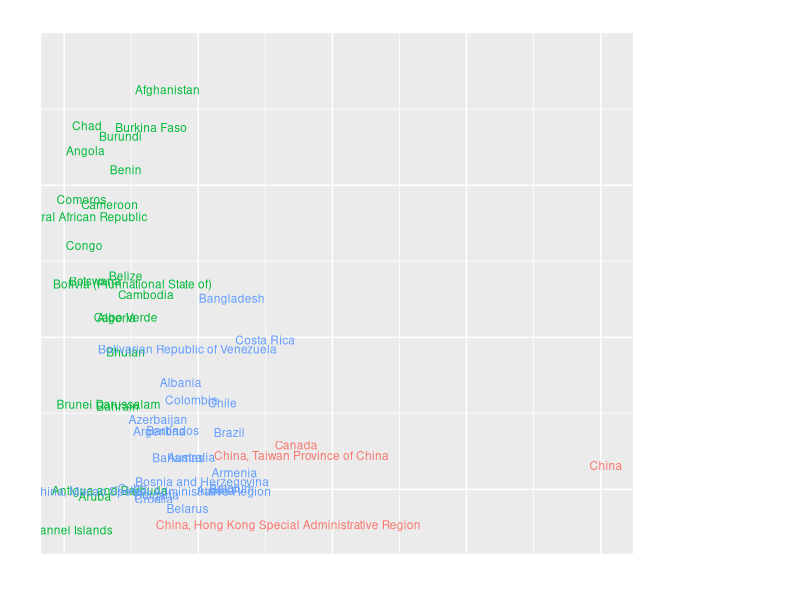

This chart was generated by the following R code: (Note: this script raises an error after producing the figure.)
## ---- chunk 1
library("knitr")
library("ggplot2")
library("tidyverse")
library(openxlsx)
library(tidyverse)
library(lubridate)
library(stats)
library(data.table)
library(gridExtra)
library(class)
library(cluster)
## ---- chunk 2
tfr <- read_csv("tfr_data.csv")
subregion = read_csv("un_subregion.csv")
tfr <- merge(x = tfr, y = subregion[ , -1], by = "ISO.code")
tfr$TimeMid <- as.Date.character(format(date_decimal(tfr$TimeMid), "%Y-%m-%d"))
tfr <- tfr %>% mutate(year = year(TimeMid)) %>% filter(year <= 2016)
# head(tfr)
## ---- chunk 3
df <- tfr %>% select(DataValue, Country.or.area, DataProcessType, RecallLag, DataTypeGroupName,  year, development)
dim(df)

#head(df)
#unique(tfr$development)
## ---- chunk 4
# feature extraction
df_features <- df %>% 
  filter(year >= 2000, year <= 2016) %>% 
  group_by(Country.or.area) %>% 
  summarize(total_pt = sum(n()), 
            average_RL = mean(abs(RecallLag)), 
            average_TFR = mean(DataValue), 
            num_Census = mean(DataProcessType == "Census"), 
            num_Survey = mean(DataProcessType == "Survey"), 
            num_Estimate = mean(DataProcessType == "Estimate"), 
            num_Register = mean(DataProcessType == "Register"), 
            num_SRS = mean(DataProcessType == "SRS"), 
            num_Panel = mean(DataProcessType == "Panel"), 
            num_PES = mean(DataProcessType == "PES"), 
            num_Indirect = mean(DataTypeGroupName == "Indirect"), 
            num_Direct = mean(DataTypeGroupName == "Direct"), 
            num_UN = mean(DataTypeGroupName == "UN computed"), 
            num_Unknown = mean(DataTypeGroupName == "Unknown"), 
            num_Undefined = mean(DataTypeGroupName == "Undefined"))

df_features <- df%>% group_by(Country.or.area) %>% summarize(total_pt = sum(n()), average_RL = mean(abs(RecallLag)), average_TFR = mean(DataValue), num_Census = sum(DataProcessType == "Census"), num_Survey = sum(DataProcessType == "Survey"), num_Estimate = sum(DataProcessType == "Estimate"), num_Register = sum(DataProcessType == "Register"), num_SRS = sum(DataProcessType == "SRS"), num_Panel = sum(DataProcessType == "Panel"), num_PES = sum(DataProcessType == "PES"), num_Indirect = sum(DataTypeGroupName == "Indirect"), num_Direct = sum(DataTypeGroupName == "Direct"), num_UN = sum(DataTypeGroupName == "UN computed"), num_Unknown = sum(DataTypeGroupName == "Unknown"), num_Undefined = sum(DataTypeGroupName == "Undefined"))

## ---- chunk 5
# joins
df_tree <- df %>% 
  select(-DataValue, -DataProcessType, -RecallLag, -DataTypeGroupName, -year) %>% 
  group_by(Country.or.area) 
df_tree <- df %>% select(-DataValue, -DataProcessType, -RecallLag, -DataTypeGroupName, -year) %>% group_by(Country.or.area) 
df_tree <- unique( df_tree[,1:2] )
df_tree <- left_join(x = df_features, y = df_tree, by = "Country.or.area")
## ---- chunk 6
k = 6
tree_cluster <- kmeans(df_tree[, 2:16], k, nstart = 2)
tree_cluster <- kmeans(df_tree[, 2:16], 3, nstart = 2)
#tree_cluster
## ---- chunk 7
tree_cluster$cluster <- as.factor(tree_cluster$cluster)
ggplot(df_tree, aes(total_pt, average_TFR, color = tree_cluster$cluster)) + 
  geom_text(aes(label = Country.or.area), size = 3) +
  labs(title = paste0("TFR vs. sample size, ",k,"-means clustering"), 
       x = "Number of TFR measurements",
       y = "Average TFR")

ggplot(df_tree, aes(total_pt, average_TFR, color = tree_cluster$cluster)) + geom_point() + ggtitle("k-means clustering for country") +
  xlab("Total number of data points for a Country") + ylab("Average TFR of a Country") 
